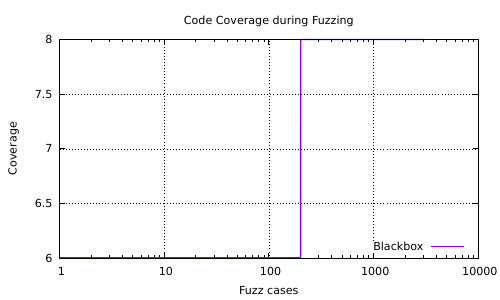

The gnuplot source for this figure:
#!/usr/bin/gnuplot

# Plot statistics of the fuzzer run.
# Adapted from https://github.com/gamozolabs/guifuzz/blob/471d744e0e46d21cad39e4287ddc6f13c9811b17/mesos/plot.plt

set title "Code Coverage during Fuzzing"

# set terminal wxt size 1000,800
set terminal pdf
set output "plot.pdf"

set xlabel "Fuzz cases"
set ylabel "Coverage"

# set yrange [0:*]
set logscale x

set grid
set key bottom

plot "plot.data" using 1:2 with lines linewidth 2 title "Blackbox"

# pause -1
